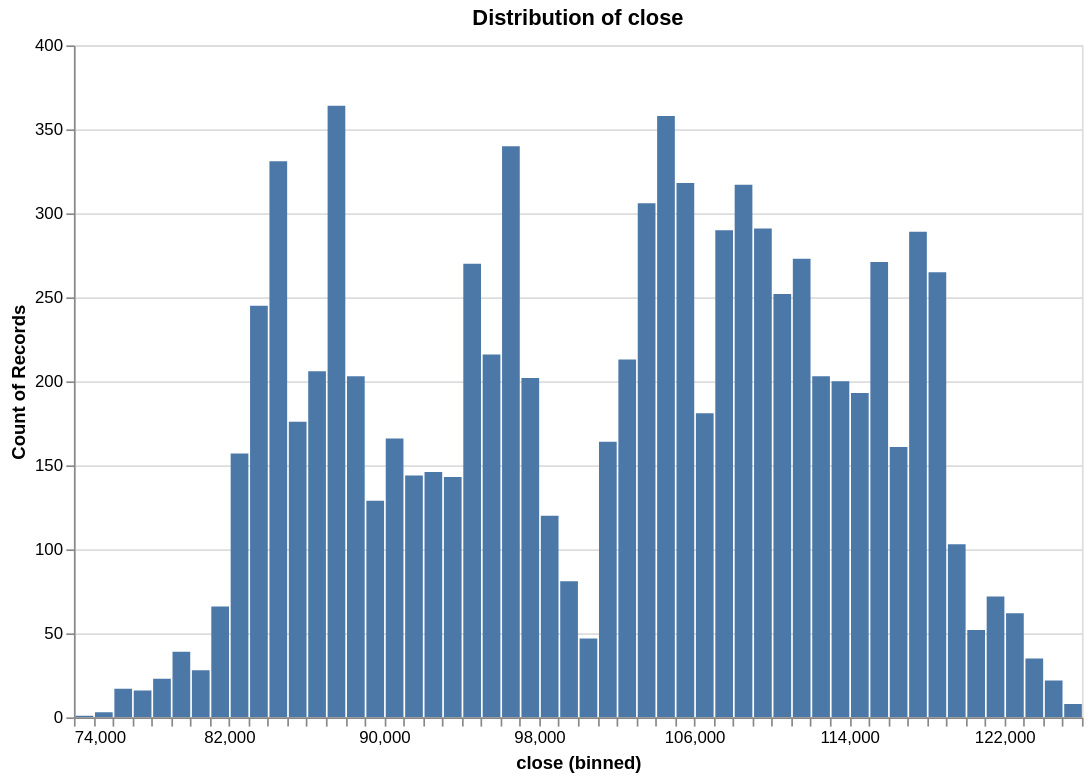

The cell this chart's notebook holds for it:
### Code cell
research.plot_distribution(ts, "close", no_bins=100)
# This is why we use log returns instead of raw prices.
# The distribution of log returns is more Gaussian-like, which is a common assumption in many financial models.

### Figure 1 — Vega specification as saved in the notebook (floating-point values rounded to 4 significant figures)
{"$schema": "https://vega.github.io/schema/vega/v6.json", "data": [{"name": "param_f268f798f41c853e_store"}, {"name": "source_0", "values": [{"__count": 143, "bin_maxbins_100_close": 93000.0, "bin_maxbins_100_close_end": 94000.0}, {"__count": 270, "bin_maxbins_100_close": 94000.0, "bin_maxbins_100_close_end": 95000.0}, {"__count": 216, "bin_maxbins_100_close": 95000.0, "bin_maxbins_100_close_end": 96000.0}, {"__count": 340, "bin_maxbins_100_close": 96000.0, "bin_maxbins_100_close_end": 97000.0}, {"__count": 202, "bin_maxbins_100_close": 97000.0, "bin_maxbins_100_close_end": 98000.0}, {"__count": 120, "bin_maxbins_100_close": 98000.0, "bin_maxbins_100_close_end": 99000.0}, {"__count": 81, "bin_maxbins_100_close": 99000.0, "bin_maxbins_100_close_end": 100000.0}, {"__count": 47, "bin_maxbins_100_close": 100000.0, "bin_maxbins_100_close_end": 101000.0}, {"__count": 213, "bin_maxbins_100_close": 102000.0, "bin_maxbins_100_close_end": 103000.0}, {"__count": 164, "bin_maxbins_100_close": 101000.0, "bin_maxbins_100_close_end": 102000.0}, {"__count": 146, "bin_maxbins_100_close": 92000.0, "bin_maxbins_100_close_end": 93000.0}, {"__count": 144, "bin_maxbins_100_close": 91000.0, "bin_maxbins_100_close_end": 92000.0}, {"__count": 166, "bin_maxbins_100_close": 90000.0, "bin_maxbins_100_close_end": 91000.0}, {"__count": 306, "bin_maxbins_100_close": 103000.0, "bin_maxbins_100_close_end": 104000.0}, {"__count": 358, "bin_maxbins_100_close": 104000.0, "bin_maxbins_100_close_end": 105000.0}, {"__count": 318, "bin_maxbins_100_close": 105000.0, "bin_maxbins_100_close_end": 106000.0}, {"__count": 181, "bin_maxbins_100_close": 106000.0, "bin_maxbins_100_close_end": 107000.0}, {"__count": 290, "bin_maxbins_100_close": 107000.0, "bin_maxbins_100_close_end": 108000.0}, {"__count": 317, "bin_maxbins_100_close": 108000.0, "bin_maxbins_100_close_end": 109000.0}, {"__count": 129, "bin_maxbins_100_close": 89000.0, "bin_maxbins_100_close_end": 90000.0}, {"__count": 203, "bin_maxbins_100_close": 88000.0, "bin_maxbins_100_close_end": 89000.0}, {"__count": 364, "bin_maxbins_100_close": 87000.0, "bin_maxbins_100_close_end": 88000.0}, {"__count": 206, "bin_maxbins_100_close": 86000.0, "bin_maxbins_100_close_end": 87000.0}, {"__count": 331, "bin_maxbins_100_close": 84000.0, "bin_maxbins_100_close_end": 85000.0}, {"__count": 245, "bin_maxbins_100_close": 83000.0, "bin_maxbins_100_close_end": 84000.0}, {"__count": 176, "bin_maxbins_100_close": 85000.0, "bin_maxbins_100_close_end": 86000.0}, {"__count": 66, "bin_maxbins_100_close": 81000.0, "bin_maxbins_100_close_end": 82000.0}, {"__count": 28, "bin_maxbins_100_close": 80000.0, "bin_maxbins_100_close_end": 81000.0}, {"__count": 39, "bin_maxbins_100_close": 79000.0, "bin_maxbins_100_close_end": 80000.0}, {"__count": 23, "bin_maxbins_100_close": 78000.0, "bin_maxbins_100_close_end": 79000.0}, {"__count": 157, "bin_maxbins_100_close": 82000.0, "bin_maxbins_100_close_end": 83000.0}, {"__count": 16, "bin_maxbins_100_close": 77000.0, "bin_maxbins_100_close_end": 78000.0}, {"__count": 17, "bin_maxbins_100_close": 76000.0, "bin_maxbins_100_close_end": 77000.0}, {"__count": 1, "bin_maxbins_100_close": 74000.0, "bin_maxbins_100_close_end": 75000.0}, {"__count": 3, "bin_maxbins_100_close": 75000.0, "bin_maxbins_100_close_end": 76000.0}, {"__count": 291, "bin_maxbins_100_close": 109000.0, "bin_maxbins_100_close_end": 110000.0}, {"__count": 252, "bin_maxbins_100_close": 110000.0, "bin_maxbins_100_close_end": 111000.0}, {"__count": 273, "bin_maxbins_100_close": 111000.0, "bin_maxbins_100_close_end": 112000.0}, {"__count": 203, "bin_maxbins_100_close": 112000.0, "bin_maxbins_100_close_end": 113000.0}, {"__count": 200, "bin_maxbins_100_close": 113000.0, "bin_maxbins_100_close_end": 114000.0}, {"__count": 161, "bin_maxbins_100_close": 116000.0, "bin_maxbins_100_close_end": 117000.0}, {"__count": 271, "bin_maxbins_100_close": 115000.0, "bin_maxbins_100_close_end": 116000.0}, {"__count": 289, "bin_maxbins_100_close": 117000.0, "bin_maxbins_100_close_end": 118000.0}, {"__count": 265, "bin_maxbins_100_close": 118000.0, "bin_maxbins_100_close_end": 119000.0}, {"__count": 103, "bin_maxbins_100_close": 119000.0, "bin_maxbins_100_close_end": 120000.0}, {"__count": 52, "bin_maxbins_100_close": 120000.0, "bin_maxbins_100_close_end": 121000.0}, {"__count": 72, "bin_maxbins_100_close": 121000.0, "bin_maxbins_100_close_end": 122000.0}, {"__count": 62, "bin_maxbins_100_close": 122000.0, "bin_maxbins_100_close_end": 123000.0}, {"__count": 193, "bin_maxbins_100_close": 114000.0, "bin_maxbins_100_close_end": 115000.0}, {"__count": 35, "bin_maxbins_100_close": 123000.0, "bin_maxbins_100_close_end": 124000.0}, {"__count": 22, "bin_maxbins_100_close": 124000.0, "bin_maxbins_100_close_end": 125000.0}, {"__count": 8, "bin_maxbins_100_close": 125000.0, "bin_maxbins_100_close_end": 126000.0}]}, {"name": "source_0_y_domain___count", "values": [{"min": 1, "max": 364}]}], "signals": [{"name": "bin_maxbins_100_close_bins", "value": {"fields": ["close"], "fname": "bin_close", "start": 74000.0, "step": 1000.0, "stop": 126000.0}}, {"name": "unit", "value": {}, "on": [{"events": "pointermove", "update": "isTuple(group()) ? group() : unit"}]}, {"name": "param_f268f798f41c853e", "update": "vlSelectionResolve(\"param_f268f798f41c853e_store\", \"union\")"}, {"name": "param_f268f798f41c853e_close", "on": [{"events": [{"source": "view", "type": "dblclick"}], "update": "null"}, {"events": {"signal": "param_f268f798f41c853e_translate_delta"}, "update": "panLinear(param_f268f798f41c853e_translate_anchor.extent_x, -param_f268f798f41c853e_translate_delta.x / width)"}, {"events": {"signal": "param_f268f798f41c853e_zoom_delta"}, "update": "zoomLinear(domain(\"x\"), param_f268f798f41c853e_zoom_anchor.x, param_f268f798f41c853e_zoom_delta)"}]}, {"name": "param_f268f798f41c853e_tuple", "on": [{"events": [{"signal": "param_f268f798f41c853e_close"}], "update": "param_f268f798f41c853e_close ? {unit: \"\", fields: param_f268f798f41c853e_tuple_fields, values: [param_f268f798f41c853e_close]} : null"}]}, {"name": "param_f268f798f41c853e_tuple_fields", "value": [{"field": "close", "channel": "x", "type": "R"}]}, {"name": "param_f268f798f41c853e_translate_anchor", "value": {}, "on": [{"events": [{"source": "scope", "type": "pointerdown"}], "update": "{x: x(unit), y: y(unit), extent_x: domain(\"x\")}"}]}, {"name": "param_f268f798f41c853e_translate_delta", "value": {}, "on": [{"events": [{"source": "window", "between": [{"source": "scope", "type": "pointerdown"}, {"source": "window", "type": "pointerup"}], "type": "pointermove", "consume": true}], "update": "{x: param_f268f798f41c853e_translate_anchor.x - x(unit), y: param_f268f798f41c853e_translate_anchor.y - y(unit)}"}]}, {"name": "param_f268f798f41c853e_zoom_anchor", "on": [{"events": [{"source": "scope", "type": "wheel", "consume": true}], "update": "{x: invert(\"x\", x(unit)), y: invert(\"y\", y(unit))}"}]}, {"name": "param_f268f798f41c853e_zoom_delta", "on": [{"events": [{"source": "scope", "type": "wheel", "consume": true}], "update": "pow(1.001, event.deltaY * pow(16, event.deltaMode))", "force": true}]}, {"name": "param_f268f798f41c853e_modify", "on": [{"events": {"signal": "param_f268f798f41c853e_tuple"}, "update": "modify(\"param_f268f798f41c853e_store\", param_f268f798f41c853e_tuple, true)"}]}], "marks": [{"type": "rect", "name": "marks", "from": {"data": "source_0"}, "encode": {"update": {"fill": {"value": "#4c78a8"}, "x2": {"field": "bin_maxbins_100_close", "scale": "x", "offset": {"signal": "0.5 + (abs(scale(\"x\", datum[\"bin_maxbins_100_close_end\"]) - scale(\"x\", datum[\"bin_maxbins_100_close\"])) < 0.25 ? -0.5 * (0.25 - (abs(scale(\"x\", datum[\"bin_maxbins_100_close_end\"]) - scale(\"x\", datum[\"bin_maxbins_100_close\"])))) : 0.5)"}}, "x": {"field": "bin_maxbins_100_close_end", "scale": "x", "offset": {"signal": "0.5 + (abs(scale(\"x\", datum[\"bin_maxbins_100_close_end\"]) - scale(\"x\", datum[\"bin_maxbins_100_close\"])) < 0.25 ? 0.5 * (0.25 - (abs(scale(\"x\", datum[\"bin_maxbins_100_close_end\"]) - scale(\"x\", datum[\"bin_maxbins_100_close\"])))) : -0.5)"}}, "y": {"field": "__count", "scale": "y"}, "y2": {"value": 0, "scale": "y"}}}, "interactive": true, "clip": true, "style": ["bar"]}], "scales": [{"name": "x", "type": "linear", "domain": {"signal": "[bin_maxbins_100_close_bins.start, bin_maxbins_100_close_bins.stop]"}, "range": [0, {"signal": "width"}], "bins": {"signal": "bin_maxbins_100_close_bins"}, "zero": false, "domainRaw": {"signal": "param_f268f798f41c853e[\"close\"]"}}, {"name": "y", "type": "linear", "domain": [{"signal": "(data(\"source_0_y_domain___count\")[0] || {}).min"}, {"signal": "(data(\"source_0_y_domain___count\")[0] || {}).max"}], "range": [{"signal": "height"}, 0], "zero": true, "nice": true}], "axes": [{"scale": "y", "tickCount": {"signal": "ceil(height/40)"}, "orient": "left", "grid": true, "labels": false, "minExtent": 0, "gridScale": "x", "aria": false, "domain": false, "ticks": false, "maxExtent": 0, "zindex": 0}, {"scale": "x", "title": "close (binned)", "grid": false, "labelOverlap": true, "tickCount": {"signal": "ceil(width/10)"}, "labelFlush": true, "orient": "bottom", "zindex": 0}, {"scale": "y", "grid": false, "orient": "left", "title": "Count of Records", "labelOverlap": true, "tickCount": {"signal": "ceil(height/40)"}, "zindex": 0}], "title": {"text": "Distribution of close", "frame": "group"}, "padding": 5, "background": "white", "style": "cell", "height": 400, "width": 600}
